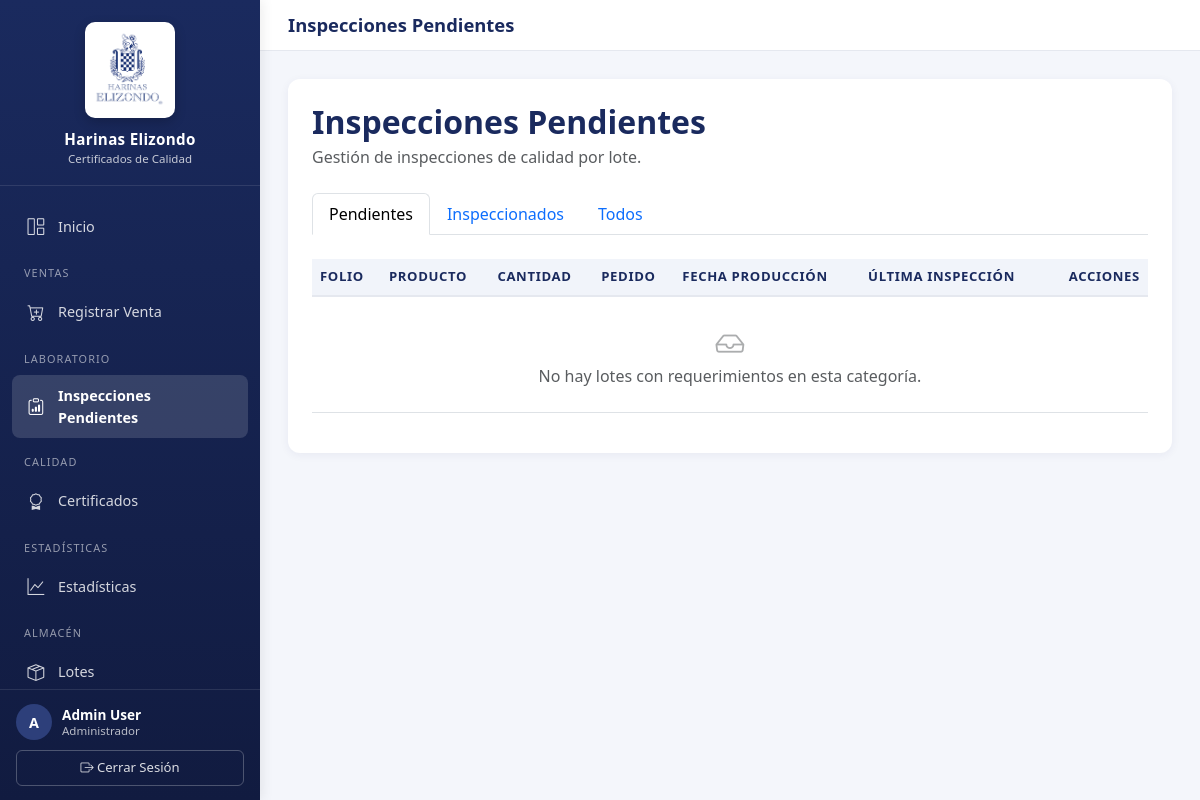
The page /laboratorio/inspecciones/ (signed in) on the database as committed earlier.
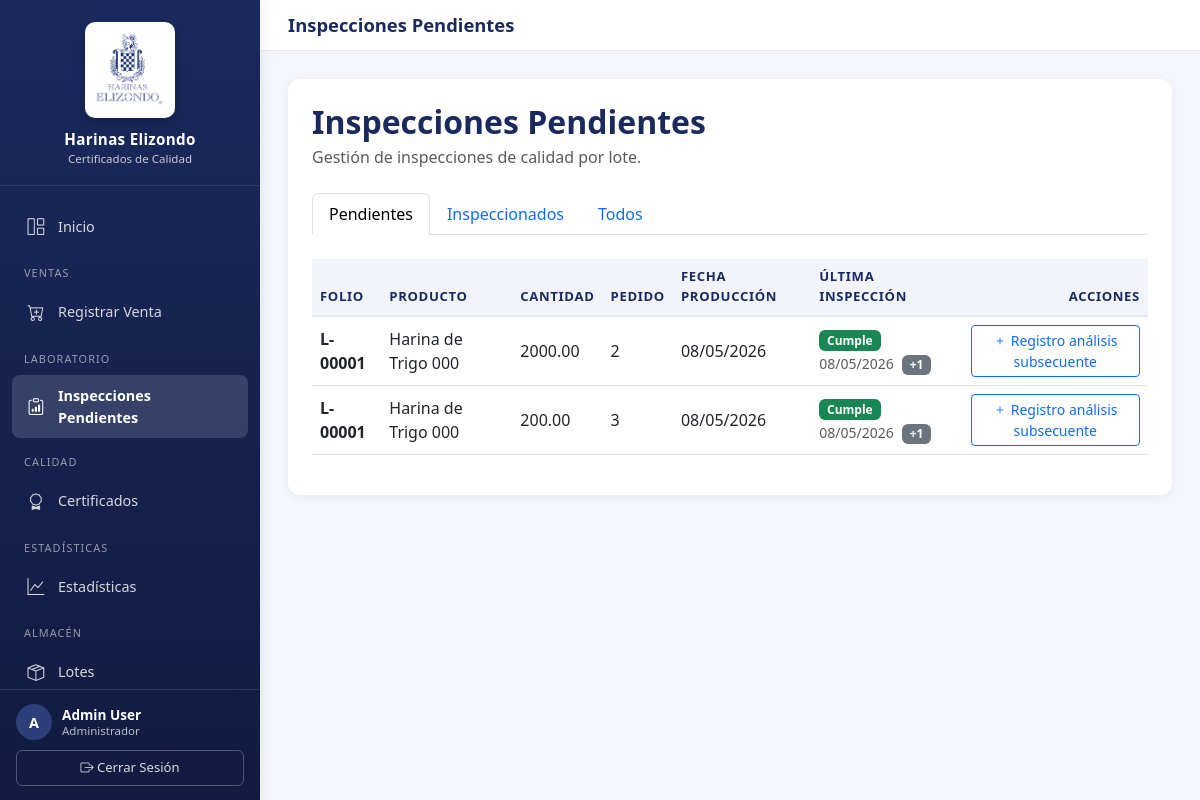
The same page on the database as committed later.
### certificados/models.py (models this page shows, shortened)
class Lote(models.Model):
    pedido = models.ManyToManyField(Pedido, blank=True, related_name="lotes")
    codigo_lote = models.CharField(max_length=50, default="L-TEMP")
    secuencia = models.CharField(max_length=1, default="A")
    producto = models.ForeignKey(
        Producto, on_delete=models.CASCADE, blank=True, null=True
    )
    cantidad = models.DecimalField(
        max_digits=10, decimal_places=2, blank=True, null=True
    )
    fecha_produccion = models.DateField(auto_now_add=True, blank=True, null=True)
    fecha_caducidad = models.DateField(blank=True, null=True)
    activo = models.BooleanField(default=True)

class Producto(models.Model):
    codigo = models.CharField(max_length=30, unique=True)
    nombre = models.CharField(max_length=150)
    descripcion = models.TextField(blank=True)
    activo = models.BooleanField(default=True)
    fecha_alta = models.DateTimeField(auto_now_add=True)

class Pedido(models.Model):
    ESTADOS = (
        ("pendiente", "Pendiente"),
        ("aceptado", "Aceptado"),
        ("rechazado", "Rechazado"),
        ("despachado", "Despachado"),
    )
    cliente = models.ForeignKey(Cliente, on_delete=models.CASCADE)
    producto = models.ForeignKey(
        Producto, on_delete=models.CASCADE, blank=True, null=True
    )
    cantidad = models.DecimalField(max_digits=10, decimal_places=2)
    fecha_pedido = models.DateTimeField(default=timezone.now)
    estado = models.CharField(max_length=20, choices=ESTADOS, default="pendiente")
    venta = models.ForeignKey(
        "Venta", on_delete=models.CASCADE, blank=True, null=True, related_name="pedidos"
    )
    class Meta:
        indexes = [
            models.Index(fields=["cliente", "fecha_pedido"]),
        ]

class Inspeccion(models.Model):
    lote = models.ForeignKey(Lote, on_delete=models.CASCADE)
    equipo = models.ForeignKey(Equipo, on_delete=models.CASCADE, null=True, blank=True)
    clave = models.CharField(max_length=50, blank=True)
    fecha_inspeccion = models.DateTimeField(default=timezone.now)
    cumple_param = models.BooleanField(default=False)
    inspeccion_origen = models.ForeignKey(
        "self",
        null=True,
        blank=True,
        on_delete=models.SET_NULL,
        related_name="reanalisis",
        help_text="Inspección anterior cuando ésta es un re-análisis (caso 2.2.9).",
    )

### certificados/views.py (the view)
# urls.py: path('laboratorio/inspecciones/', views.InspeccionesPendientesView.as_view(), name='iniciar_inspeccion_pendientes'),
class InspeccionesPendientesView(LoginRequiredMixin, RoleRequiredMixin, ListView):
    model = Lote
    template_name = "certificados/inspecciones_pendientes.html"
    context_object_name = "lotes"
    allowed_roles = ["lab", "control calidad", "admin"]
    def get_queryset(self):
        lotes = (
            Lote.objects.select_related("producto")
            .prefetch_related("pedido__cliente")
            .filter(pedido__isnull=False)
            .order_by("-id")
        )
        filter_type = self.request.GET.get("filter", "pendientes")
        if filter_type == "pendientes":
            lotes = lotes.filter(pedido__estado="pendiente").distinct()
        elif filter_type == "inspeccionados":
            lotes = lotes.filter(inspeccion__isnull=False).distinct()
        return lotes
    def get_context_data(self, **kwargs):
        ctx = super().get_context_data(**kwargs)
        ctx["filter"] = self.request.GET.get("filter", "pendientes")
        return ctx

### certificados/views.py (called while the page is built)
    def test_func(self):
        return self.request.user.is_authenticated and (
            self.request.user.rol in self.allowed_roles
            or self.request.user.rol == "admin"
        )

### certificados/templates/certificados/inspecciones_pendientes.html (shortened to what the changed rows need)
{% extends "base.html" %}
{% load custom_filters %}
{% block page_title %}Inspecciones Pendientes{% endblock %}
{% block content %}
<div class="card">
    <div class="card-body p-4">
        <h2 class="card-title mb-1">Inspecciones Pendientes</h2>
        <div class="table-responsive">
            <table class="table align-middle">
                <thead>
                    <tr>
                        <th>Folio</th>
                        <th>Producto</th>
                        <th>Cantidad</th>
                        <th>Pedido</th>
                        <th>Fecha Producción</th>
                        <th>Última Inspección</th>
                        <th class="text-end">Acciones</th>
                    </tr>
                </thead>
                <tbody>
                    {% for lote in lotes %}
                        {% for pedido in lote.pedido.all %}
                            {% if filter != 'pendientes' or pedido.estado == 'pendiente' %}
                            <tr>
                                <td><strong>{{ lote.codigo_lote }}</strong></td>
                                <td>{{ lote.producto.nombre|default:"—" }}</td>
                                <td>{{ pedido.cantidad|default:"—" }}</td>
                                <td>{{ pedido.id|default:"—" }}</td>
                                <td>{{ lote.fecha_produccion|date:"d/m/Y"|default:"—" }}</td>
                                <td>
                                    {% with inspecciones=lote.inspeccion_set.all %}
                                    {% if inspecciones %}
                                    <span class="badge {% if inspecciones.0.cumple_param %}bg-success{% else %}bg-danger{% endif %}">
                                        {% if inspecciones.0.cumple_param %}Cumple{% else %}No cumple{% endif %}
                                    </span>
                                    <span class="text-muted small">{{ inspecciones.0.fecha_inspeccion|date:"d/m/Y" }}</span>
                                    {% if inspecciones|length > 1 %}
                                    <span class="badge bg-secondary ms-1">+{{ inspecciones|length|add:"-1" }}</span>
                                    {% endif %}
                                    {% else %}
                                    <span class="text-muted">—</span>
                                    {% endif %}
                                    {% endwith %}
                                </td>
                                <td class="text-end">
                                    {% if lote.inspeccion_set.first %}
                                    <a href="{% url 'nueva_inspeccion' lote.id %}" class="btn btn-sm btn-outline-primary">
                                        <i class="bi bi-plus"></i> Registro análisis subsecuente
                                    </a>
                                    {% else %}
                                    <a href="{% url 'iniciar_inspeccion' lote.id %}" class="btn btn-primary btn-sm">
                                        <i class="bi bi-play"></i> Registro análisis inicial
                                    </a>
                                    {% endif %}
                                </td>
                            </tr>
                            {% endif %}
                        {% endfor %}
                    {% empty %}
                    <tr>
                        <td colspan="7" class="text-center text-muted py-4">
                            <i class="bi bi-inbox" style="font-size: 1.8rem; opacity: 0.5;"></i><br>
                            No hay lotes con requerimientos en esta categoría.
                        </td>
                    </tr>
                    {% endfor %}
                </tbody>
            </table>
        </div>
    </div>
</div>
{% endblock %}

Rows that differ between the two databases and show on the page:
now on this page (row unchanged): Lote: codigo_lote "L-00001", producto.nombre "Harina de Trigo 000", fecha_produccion "08/05/2026"
added Pedido: cantidad "2000.00", id "2", inspecciones "1"
now on this page (row unchanged): Inspeccion: fecha_inspeccion "08/05/2026"
added Pedido: cantidad "200.00", id "3", inspecciones "1"
Other text that changed with them:
text no longer shown: "No hay lotes con requerimientos en esta categoría."
